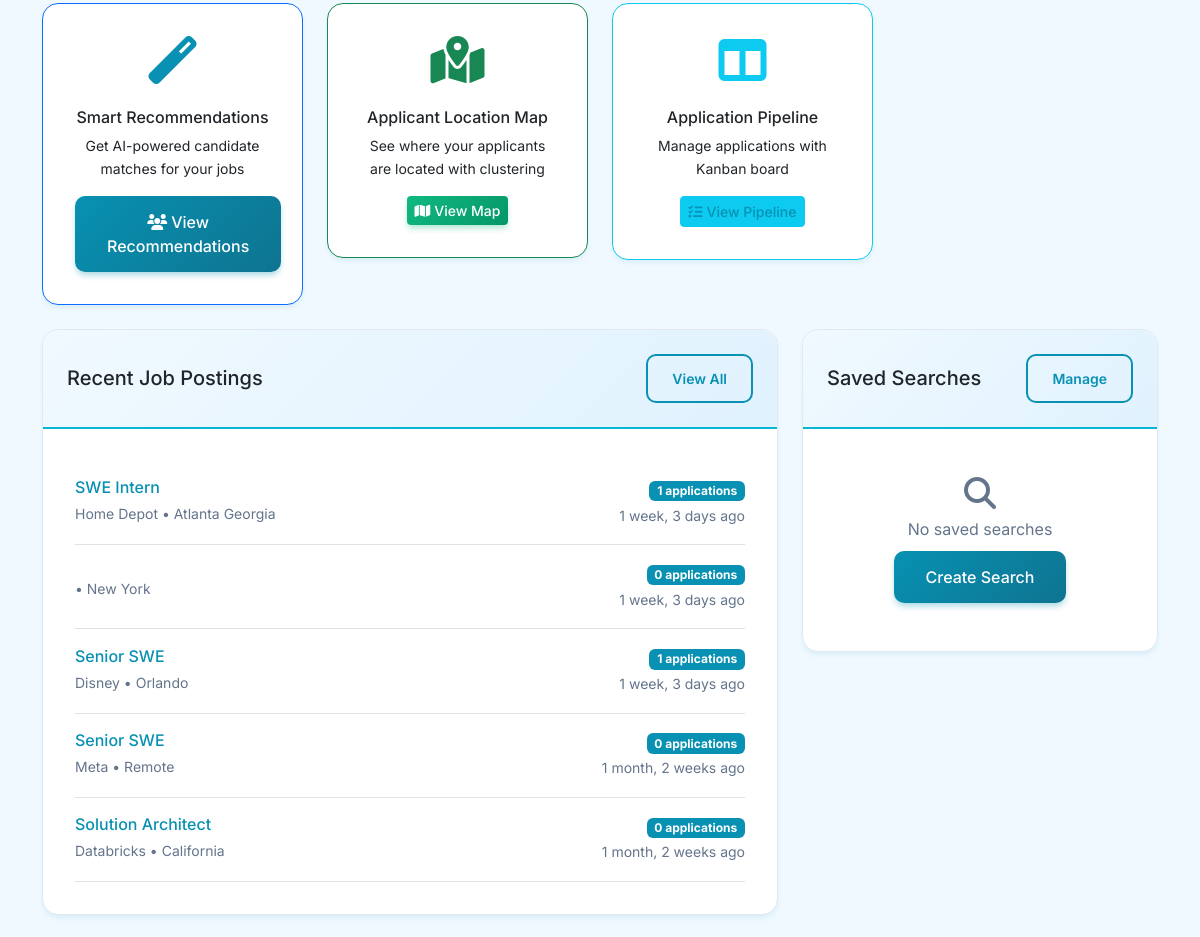
Before: /recruiters/dashboard/ (signed in, middle part) with the older database file.
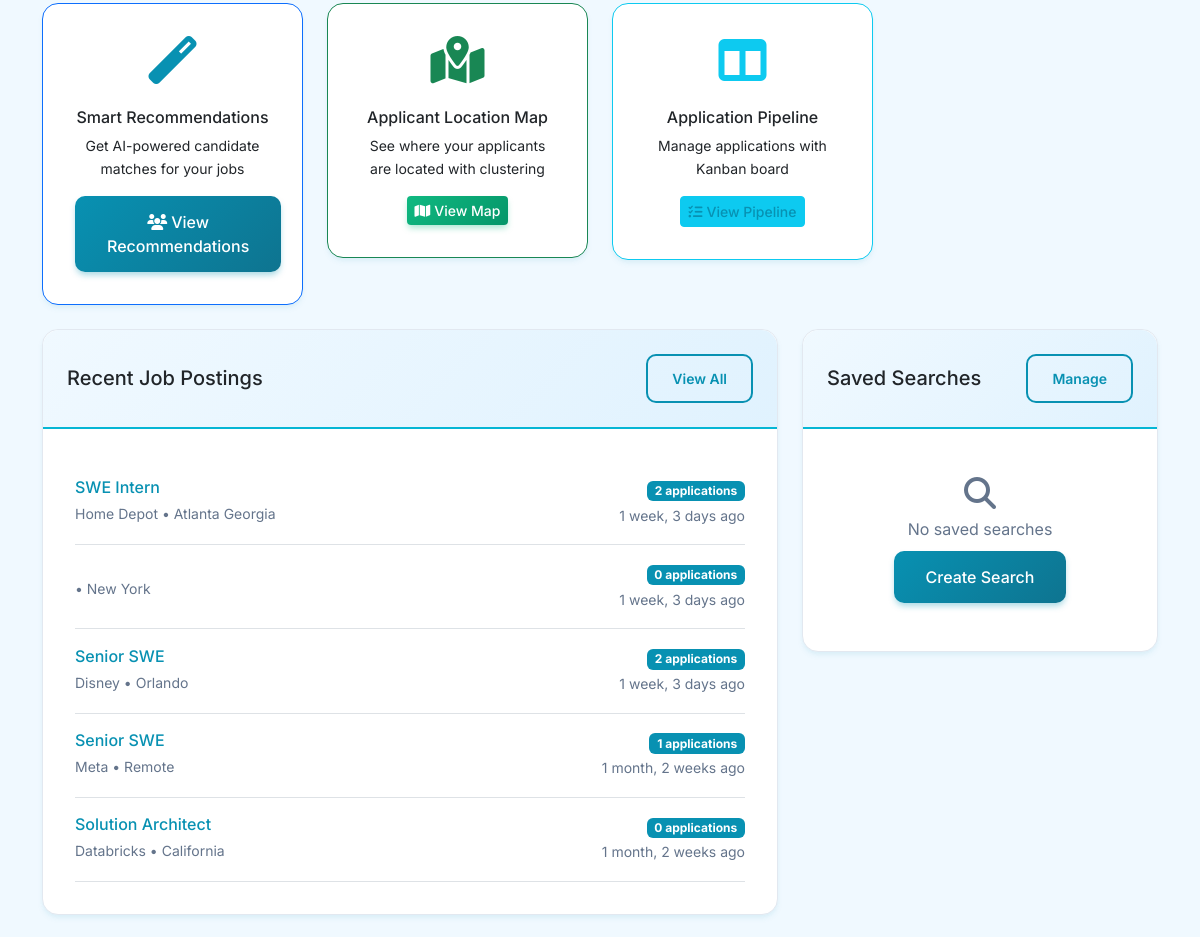
After: the same page with the newer database file.
### jobs/models.py (models this page shows, shortened)
class JobPosting(models.Model):
    EMPLOYMENT_TYPES = [
        ('full_time', 'Full Time'),
        ('part_time', 'Part Time'),
        ('contract', 'Contract'),
        ('internship', 'Internship'),
        ('temporary', 'Temporary'),
    ]
    EXPERIENCE_LEVELS = [
        ('entry', 'Entry Level'),
        ('mid', 'Mid Level'),
        ('senior', 'Senior Level'),
        ('executive', 'Executive'),
    ]
    WORK_LOCATIONS = [
        ('remote', 'Remote'),
        ('on_site', 'On Site'),
        ('hybrid', 'Hybrid'),
    ]
    title = models.CharField(max_length=200, blank=True)
    company = models.CharField(max_length=200, blank=True)
    location = models.CharField(max_length=200, blank=True)
    latitude = models.DecimalField(max_digits=9, decimal_places=6, null=True, blank=True, help_text="Latitude coordinate")
    longitude = models.DecimalField(max_digits=9, decimal_places=6, null=True, blank=True, help_text="Longitude coordinate")
    work_location = models.CharField(max_length=20, choices=WORK_LOCATIONS, default='on_site')
    employment_type = models.CharField(max_length=20, choices=EMPLOYMENT_TYPES, default='full_time')
    experience_level = models.CharField(max_length=20, choices=EXPERIENCE_LEVELS, default='mid')
    description = models.TextField(blank=True)
    requirements = models.TextField(blank=True)
    responsibilities = models.TextField(blank=True)
    benefits = models.TextField(blank=True)
    salary_min = models.DecimalField(max_digits=10, decimal_places=2, null=True, blank=True)
    salary_max = models.DecimalField(max_digits=10, decimal_places=2, null=True, blank=True)
    salary_currency = models.CharField(max_length=3, default='USD')
    salary_period = models.CharField(max_length=20, default='yearly', choices=[
        ('hourly', 'Per Hour'),
        ('monthly', 'Per Month'),
        ('yearly', 'Per Year'),
    ])
    category = models.ForeignKey(JobCategory, on_delete=models.CASCADE, related_name='jobs', null=True, blank=True)
    posted_by = models.ForeignKey(User, on_delete=models.CASCADE, related_name='posted_jobs')
    STATUS_CHOICES = [
        ('draft', 'Draft'),
        ('published', 'Published'),
    ]
    status = models.CharField(max_length=20, choices=STATUS_CHOICES, default='published')
    is_active = models.BooleanField(default=True)
    is_featured = models.BooleanField(default=False)
    application_deadline = models.DateField(null=True, blank=True)
    posted_at = models.DateTimeField(auto_now_add=True)
    updated_at = models.DateTimeField(auto_now=True)
    application_count = models.PositiveIntegerField(default=0)
    view_count = models.PositiveIntegerField(default=0)
    visa_sponsorship = models.BooleanField(default=False, help_text="Does this job offer visa sponsorship?")
    class Meta:
        ordering = ['-posted_at']
        indexes = [
            models.Index(fields=['is_active', 'posted_at']),
            models.Index(fields=['category', 'location']),
            models.Index(fields=['employment_type', 'experience_level']),
        ]

### recruiters/views.py (the view)
# urls.py: path('dashboard/', views.recruiter_dashboard, name='dashboard'),
@login_required
def recruiter_dashboard(request):
    if not hasattr(request.user, 'recruiter_profile'):
        messages.error(request, 'Only recruiters can access this page.')
        return redirect('home')
    recruiter = request.user.recruiter_profile
    recent_jobs = request.user.posted_jobs.all()[:5]
    recent_searches = recruiter.saved_searches.all()[:5]
    context = {
        'recruiter': recruiter,
        'recent_jobs': recent_jobs,
        'recent_searches': recent_searches,
    }
    return render(request, 'recruiters/dashboard.html', context)

### recruiters/templates/recruiters/dashboard.html (shortened to what the changed rows need)
{% extends 'base.html' %}
{% block content %}
<div class="container mt-4">
    <div class="row">
        <div class="col-md-8 mb-4">
            <div class="card">
                <div class="card-body">
                    {% if recent_jobs %}
                        {% for job in recent_jobs %}
                            <div class="d-flex justify-content-between align-items-center border-bottom py-3">
                                <div>
                                    <h6 class="mb-1">
                                        <a href="{% url 'jobs:job_detail' job.id %}" class="text-decoration-none">
                                            {{ job.title }}
                                        </a>
                                    </h6>
                                    <small class="text-muted">{{ job.company }} • {{ job.location }}</small>
                                </div>
                                <div class="text-end">
                                    <span class="badge bg-primary">{{ job.application_count }} applications</span>
                                    <br>
                                    <small class="text-muted">{{ job.posted_at|timesince }} ago</small>
                                </div>
                            </div>
                        {% endfor %}
                    {% endif %}
                </div>
            </div>
        </div>
    </div>
</div>
{% endblock %}

Changed rows visible on the page:
changed JobPosting "SWE Intern": application_count "1" → "2"
changed JobPosting "Disney": application_count "1" → "2"
changed JobPosting "Meta": application_count "0" → "1"
